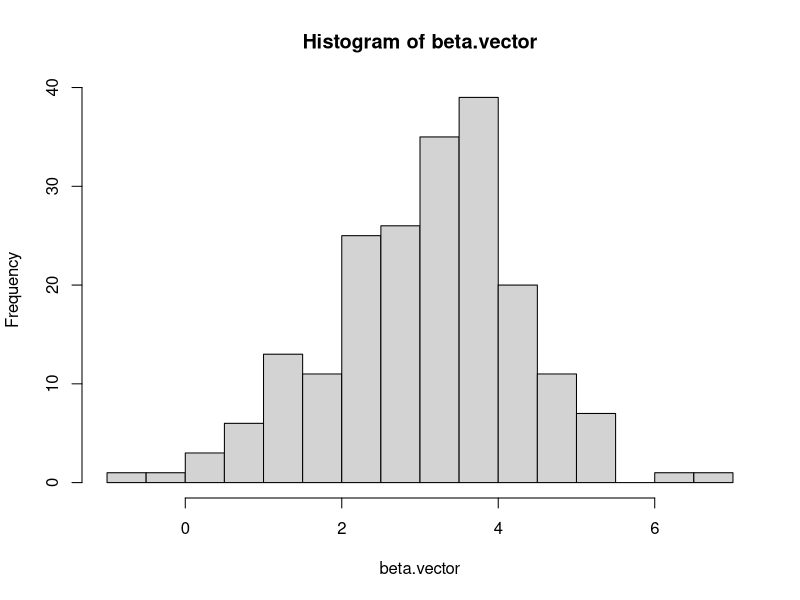

The R script that drew this image:
# lab problem 1

library(MASS)
library(lmerTest)
N = 40
p.temp.vector = c()
# We repeat simulation for 500 times for each N (Step 3)
for (i in 1:500) {
  # Set seed
  set.seed(i)
  # Step 1: generate data
  # Generate id
  dat = data.frame(id = paste0(615,1:N))
  # Long format: each subject was followed by 8 days
  dat = as.data.frame(dat[rep(1:N, each = 8), ])
  names(dat) = 'id'
  # Make Day variable
  dat$Days = rep(1:8, times = N)
  # Simulate random error
  dat$err = rnorm(8*N,mean=0,sd=10) ###gdr: I think the sd=30 instead of 10
  
  # Simulate (correlated) subject-level random effects for intercepts and slopes
  ## Covariance matrix
  S1 = diag(c(24.741, 5.922)) %*% matrix(c(1, 0, 0, 1), nrow=2) %*% diag(c(24.741, 5.922))
  ## Simulate realization of random intercept and slope
  U1 = as.data.frame(mvrnorm(N, mu=c(0,0), Sigma=S1))
  ## Add identifier (subject id)
  U1$id = paste0(615,1:N)
  ## Merge subject-level random effects back to data
  dat = merge(dat,U1,by='id')
  
  # Simulate the outcome: Reaction_ij
  dat$Reaction = (251.405 + dat$V1) + (5 + dat$V2)*dat$Days + dat$err ###gdr: I think you should change here the effect side to  β1=3 instead of 5
  
  # Step 2: test the null hypothesis
  mod = lmer(Reaction ~ Days + (Days | id), dat)
  p.value = summary(mod)$coef["Days","Pr(>|t|)"]
  # Save p value
  p.temp.vector = c(p.temp.vector,p.value)
}
# power
mean(p.temp.vector<0.05)









# lab problem 2

N = 40
beta.vector = c()
# We repeat simulation for 500 times for each N (Step 3)
for (i in 1:200) {
  # Set seed
  set.seed(i)
  # Step 1: generate data
  # Generate id
  dat = data.frame(id = paste0(615,1:N))
  # Long format: each subject was followed by 8 days
  dat = as.data.frame(dat[rep(1:N, each = 8), ])
  names(dat) = 'id'
  # Make Day variable
  dat$Days = rep(1:8, times = N)
  # Simulate random error
  dat$err = rnorm(8*N,mean=0,sd=30)
  
  # Simulate (correlated) subject-level random effects for intercepts and slopes
  ## Covariance matrix
  S1 = diag(c(24.741, 5.922)) %*% matrix(c(1, 0, 0, 1), nrow=2) %*% diag(c(24.741, 5.922))
  ## Simulate realization of random intercept and slope
  U1 = as.data.frame(mvrnorm(N, mu=c(0,0), Sigma=S1))
  ## Add identifier (subject id)
  U1$id = paste0(615,1:N)
  ## Merge subject-level random effects back to data
  dat = merge(dat,U1,by='id')
  
  # Simulate the outcome: Reaction_ij
  dat$Reaction = (251.405 + dat$V1) + (3 + dat$V2)*dat$Days + dat$err
  
  # Step 2: test the null hypothesis
  mod = lmer(Reaction ~ Days + (Days | id), dat)
  # Save beta3
  beta.vector = c(beta.vector,summary(mod)$coef['Days','Estimate'])
}
# plot distribution
hist(beta.vector,breaks=20)
